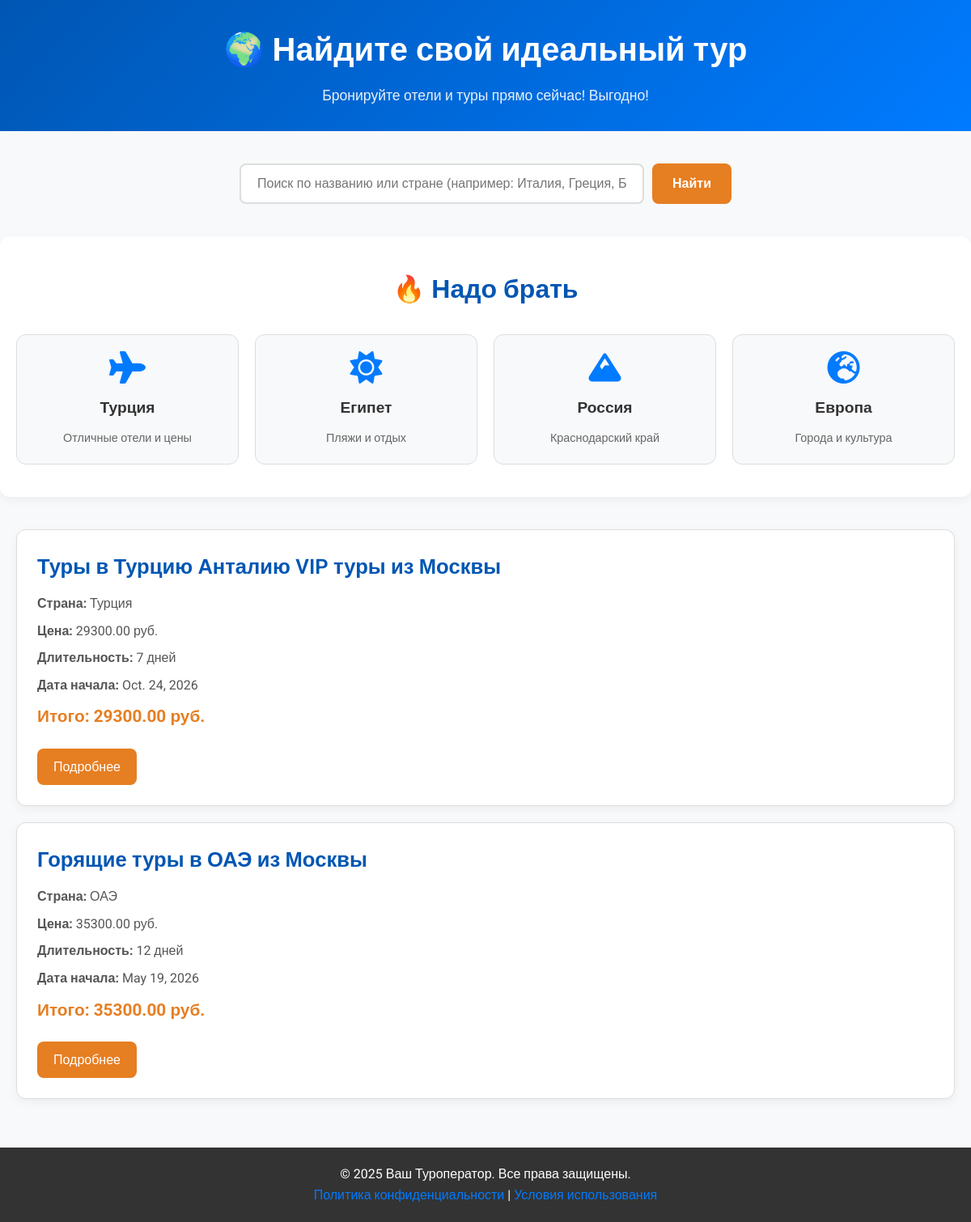
The page / on the database its author committed.
### main/models.py (models this page shows, shortened)
class Tour(models.Model):
    title = models.CharField(max_length=200, verbose_name="Название тура")
    price = models.DecimalField(max_digits=10, decimal_places=2, verbose_name="Цена")
    duration = models.IntegerField(verbose_name="Длительность (дней)")
    country = models.CharField(max_length=100, verbose_name="Страна")
    start_date = models.DateField(verbose_name="Дата начала")

### main/views.py (the view)
# urls.py: 2. Add a URL to urlpatterns:  path('', views.home, name='home')
def home(request):
    query = request.GET.get('q', '').strip()
    if query:
        tours = Tour.objects.filter(
            Q(title__icontains=query) |
            Q(country__icontains=query) |
            Q(start_date__icontains=query)
        )
    else:
        tours = Tour.objects.all()
    return render(request, 'main/home.html', {'tours': tours, 'query': query})

### main/templates/main/home.html (shortened to what this page needs)
<!DOCTYPE html>
<html lang="ru">
<head>
    <link rel="stylesheet" href="https://cdnjs.cloudflare.com/ajax/libs/font-awesome/6.0.0/css/all.min.css">
</head>
<body>
    <div class="header">
        <h1>🌍 Найдите свой идеальный тур</h1>
        <p>Бронируйте отели и туры прямо сейчас! Выгодно!</p>
    </div>
    <form method="get" class="search-box">
        <input
            type="text"
            name="q"
            placeholder="Поиск по названию или стране (например: Италия, Греция, Бали...)"
            value="{{ query }}"
        >
        <button type="submit">Найти</button>
    </form>
    <div class="featured-section">
        <h2>🔥 Надо брать</h2>
        <div class="featured-grid">
            <div class="featured-card">
                <i class="fas fa-plane"></i>
                <h3>Турция</h3>
                <p>Отличные отели и цены</p>
            </div>
            <div class="featured-card">
                <i class="fas fa-sun"></i>
                <h3>Египет</h3>
                <p>Пляжи и отдых</p>
            </div>
            <div class="featured-card">
                <i class="fas fa-mountain"></i>
                <h3>Россия</h3>
                <p>Краснодарский край</p>
            </div>
            <div class="featured-card">
                <i class="fas fa-globe-europe"></i>
                <h3>Европа</h3>
                <p>Города и культура</p>
            </div>
        </div>
    </div>
    <div class="tour-list">
        {% for tour in tours %}
        <div class="tour-card">
            <h2>{{ tour.title }}</h2>
            <p><strong>Страна:</strong> {{ tour.country }}</p>
            <p><strong>Цена:</strong> {{ tour.price }} руб.</p>
            <p><strong>Длительность:</strong> {{ tour.duration }} дней</p>
            <p><strong>Дата начала:</strong> {{ tour.start_date }}</p>
            <div class="price">Итого: {{ tour.price }} руб.</div>
            <a href="{% url 'tour_detail' tour.id %}" class="btn">Подробнее</a>
        </div>
        {% endfor %}
    </div>
    <div class="footer">
        <p>&copy; 2025 Ваш Туроператор. Все права защищены.</p>
        <p><a href="#">Политика конфиденциальности</a> | <a href="#">Условия использования</a></p>
    </div>
</body>
</html>

### main/templates/main/home.html (style rules this page uses)
* { margin: 0; padding: 0; box-sizing: border-box; }
body { font-family: 'Roboto', sans-serif; background-color: #f8f9fa; color: #333; line-height: 1.6; }
.header { background: linear-gradient(135deg, #0056b3 0%, #007bff 100%); color: white; padding: 30px 20px; text-align: center; }
.header h1 { font-size: 2.5em; margin-bottom: 10px; font-weight: 700; }
.header p { font-size: 1.1em; opacity: 0.9; }
.search-box { display: flex; gap: 10px; justify-content: center; margin: 30px auto; max-width: 800px; padding: 10px; }
.search-box input { padding: 14px 20px; width: 100%; max-width: 500px; border: 2px solid #ddd; border-radius: 8px; font-size: 1em; outline: none; transition: border-color 0.3s; }
.search-box button { background: #e67e22; color: white; border: none; padding: 14px 25px; border-radius: 8px; cursor: pointer; font-weight: 600; font-size: 1em; transition: background 0.3s; }
.featured-section { padding: 40px 20px; background-color: white; margin: 20px auto; max-width: 1200px; border-radius: 12px; box-shadow: 0 4px 12px rgba(0,0,0,0.05); }
.featured-section h2 { color: #0056b3; text-align: center; margin-bottom: 30px; font-size: 2em; font-weight: 600; }
.featured-grid { display: grid; grid-template-columns: repeat(auto-fill, minmax(250px, 1fr)); gap: 20px; }
.featured-card { background: #f8f9fa; border: 1px solid #ddd; border-radius: 12px; padding: 20px; text-align: center; transition: transform 0.3s ease, box-shadow 0.3s ease; }
.featured-card i { font-size: 2.5em; color: #007bff; margin-bottom: 15px; }
.featured-card h3 { color: #333; margin-bottom: 10px; font-size: 1.2em; }
.featured-card p { color: #666; font-size: 0.9em; }
.tour-list { display: grid; gap: 20px; padding: 20px; max-width: 1200px; margin: 0 auto; }
.tour-card { background: white; border: 1px solid #ddd; border-radius: 12px; padding: 25px; box-shadow: 0 4px 12px rgba(0,0,0,0.05); transition: transform 0.3s ease, box-shadow 0.3s ease; }
.tour-card h2 { color: #0056b3; margin-bottom: 12px; font-size: 1.6em; font-weight: 600; }
.tour-card p { margin: 8px 0; color: #555; }
.tour-card .price { font-size: 1.3em; font-weight: 700; color: #e67e22; margin: 10px 0; }
.btn { display: inline-block; background: #e67e22; color: white; padding: 10px 20px; text-decoration: none; border-radius: 8px; font-weight: 500; margin-top: 12px; transition: background 0.3s; font-size: 1em; }
.footer { background: #333; color: white; text-align: center; padding: 20px; margin-top: 40px; }
.footer a { color: #007bff; text-decoration: none; }

### rows shown on the page
Tour: title "Туры в Турцию Анталию VIP туры из Москвы", country "Турция", price "29300.00", duration "7", start_date "Oct. 24, 2026"
Tour: title "Горящие туры в ОАЭ из Москвы", country "ОАЭ", price "35300.00", duration "12", start_date "May 19, 2026"
